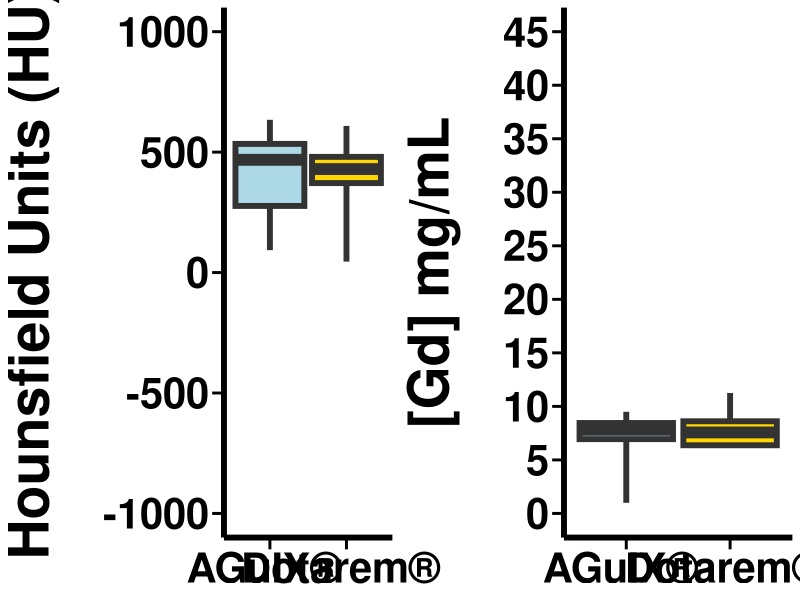

Reproduce this figure in R.
library(tidyverse)
library(ggplot2)
library(gridExtra)

# Read the data
source <- read.csv("averaged_data2.csv", fileEncoding = "ISO-8859-1")

# Filter the data for 'aorta' and 'X2' equal to 1
filtered_data <- source %>%
  filter(X4 == "aorta" & X2 == 1)

# Check the filtered data
print(filtered_data)
fills <- c("lightblue", "gold")

# Define text format function
text_format <- function(size, margin_left = 0, margin_right = 0) {
  element_text(size = size, color = "black", face = "bold", margin = margin(t = 0, r = margin_right, b = 0, l = margin_left))
}

# Create the first boxplot with M values
plot1 <- ggplot(filtered_data, aes(x = X3, fill = X3)) +
  geom_boxplot(
    aes(
      ymin = M2,
      lower = M4,
      middle = M1,
      upper = M5,
      ymax = M3
    ),
    stat = "identity",
    size = 2,
    fill = fills
  ) +
  ylim(c(-1000, 1000)) +  # Manually set y-axis limits for plot1
  labs(y = "Hounsfield Units (HU)",
       x = NULL) +  # Remove x-axis title
  theme_minimal() +
  theme(
    axis.title.y = text_format(40, margin_right = 30),
    axis.text = text_format(30),
    axis.line = element_line(color = "black", size = 2),
    panel.grid.major = element_blank(),
    panel.grid.minor = element_blank(),
    panel.border = element_blank(),
    legend.position = "none",
    axis.ticks = element_line(color = "black", size = 1),  # Add ticks on the y-axis
    axis.ticks.length = unit(0.3, "cm")
  )

# Create the second boxplot with N values
plot2 <- ggplot(filtered_data, aes(x = X3, fill = X3)) +
  geom_boxplot(
    aes(
      ymin = N2,
      lower = N4,
      middle = N1,
      upper = N5,
      ymax = N3
    ),
    stat = "identity",
    size = 2,
    fill = fills
  ) +
  scale_y_continuous(limits = c(0, 45), breaks = seq(0, 45, by = 5)) +  # Adjust y-axis range and increments
  labs(
       y = "[Gd] mg/mL",
       x = NULL) +  # Remove x-axis title
  theme_minimal() +
  theme(
    axis.title.y = text_format(40, margin_right = 30),
    axis.text = text_format(30),
    axis.line = element_line(color = "black", size = 2),
    panel.grid.major = element_blank(),
    panel.grid.minor = element_blank(),
    panel.border = element_blank(),
    legend.position = "none",
    axis.ticks = element_line(color = "black", size = 1),  # Add ticks on the y-axis
    axis.ticks.length = unit(0.3, "cm")
  )

# Arrange the plots side by side
combined_plot <- grid.arrange(plot1, plot2, ncol = 2)

# Save the combined plot to a file with larger dimensions
ggsave("combined_plot.png", plot = combined_plot, width = 7250, height = 3000, units = "px", dpi = 300)

